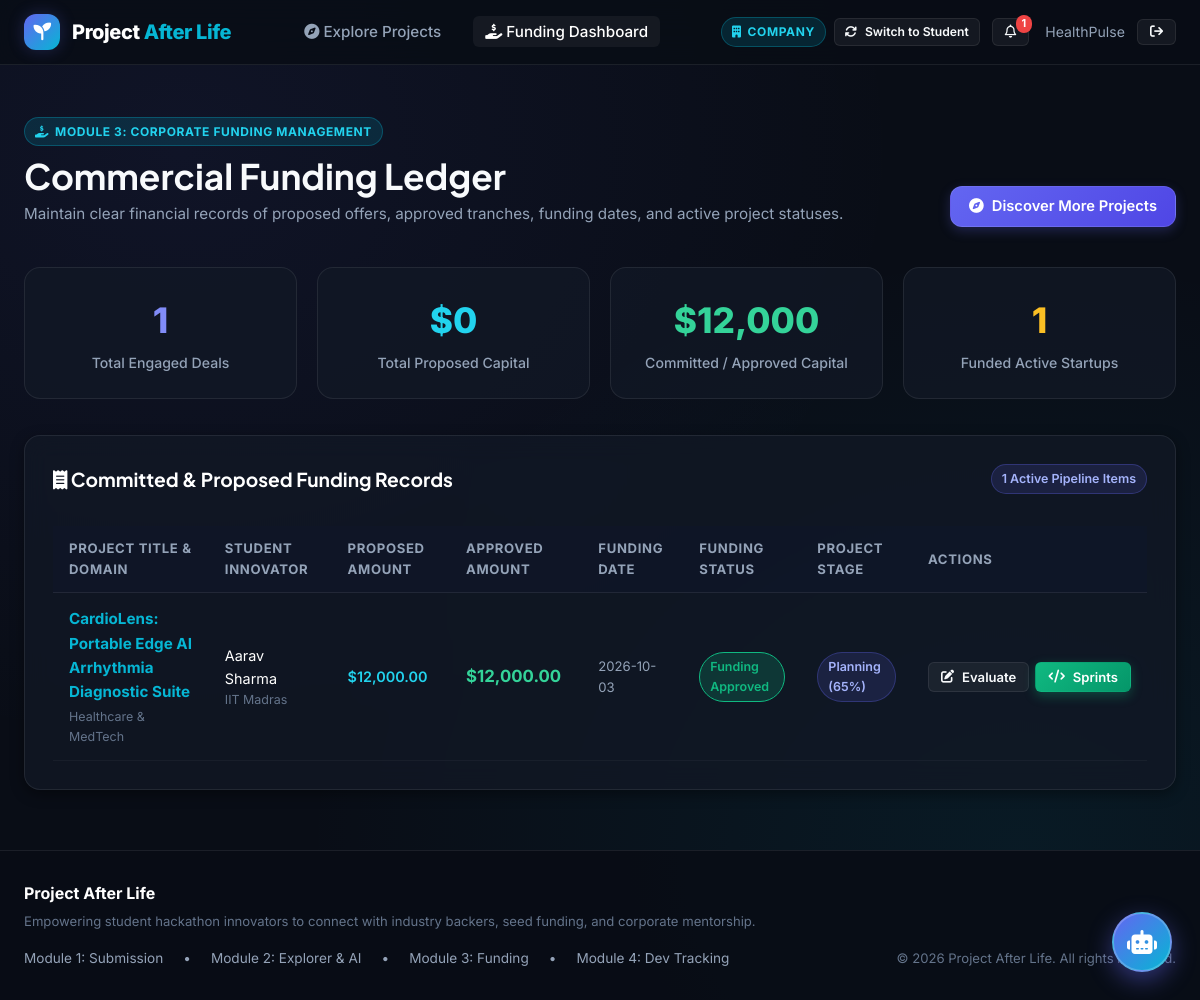
The app's page /company/funding (signed in) with its own data.
### tables this page shows
CREATE TABLE users (
        id INTEGER PRIMARY KEY AUTOINCREMENT,
        name TEXT NOT NULL,
        email TEXT UNIQUE NOT NULL,
        password_hash TEXT NOT NULL,
        role TEXT NOT NULL CHECK(role IN ('student', 'company', 'admin')),
        organization TEXT,
        department TEXT,
        contact_phone TEXT,
        avatar_url TEXT,
        bio TEXT,
        created_at TIMESTAMP DEFAULT CURRENT_TIMESTAMP
    );

CREATE TABLE project_interests (
        id INTEGER PRIMARY KEY AUTOINCREMENT,
        project_id INTEGER NOT NULL,
        company_id INTEGER NOT NULL,
        status TEXT NOT NULL CHECK(status IN ('Interested', 'Shortlisted', 'Discussion', 'Funding Proposed', 'Funding Approved', 'Rejected')),
        proposed_amount REAL DEFAULT 0.0,
        approved_amount REAL DEFAULT 0.0,
        funding_date TIMESTAMP,
        company_notes TEXT,
        meeting_requested INTEGER DEFAULT 0,
        meeting_details TEXT,
        additional_info_requested INTEGER DEFAULT 0,
        additional_info_query TEXT,
        created_at TIMESTAMP DEFAULT CURRENT_TIMESTAMP,
        updated_at TIMESTAMP DEFAULT CURRENT_TIMESTAMP,
        FOREIGN KEY (project_id) REFERENCES projects (id) ON DELETE CASCADE,
        FOREIGN KEY (company_id) REFERENCES users (id) ON DELETE CASCADE
    );

CREATE TABLE projects (
        id INTEGER PRIMARY KEY AUTOINCREMENT,
        student_id INTEGER NOT NULL,
        student_name TEXT NOT NULL,
        college_name TEXT NOT NULL,
        department TEXT NOT NULL,
        team_members TEXT,
        hackathon_name TEXT NOT NULL,
        project_title TEXT NOT NULL,
        problem_statement TEXT NOT NULL,
        proposed_solution TEXT NOT NULL,
        project_description TEXT NOT NULL,
        domain TEXT NOT NULL,
        technologies_used TEXT NOT NULL,
        github_url TEXT NOT NULL,
        demo_url TEXT,
        documentation_url TEXT,
        presentation_url TEXT,
        expected_funding REAL NOT NULL DEFAULT 0.0,
        contact_details TEXT NOT NULL,
        
        -- Module 1 Lifecycle: Submitted -> Under Review -> Approved -> Published
        submission_status TEXT NOT NULL DEFAULT 'Submitted',
        
        -- Module 3 Lifecycle: Interested -> Shortlisted -> Discussion -> Funding Proposed -> Funding Approved -> Development Started
        funding_status TEXT NOT NULL DEFAULT 'None',
        
        -- Module 4 Lifecycle: Funding Approved -> Planning -> Prototype -> Development -> Testing -> Company Review -> Final Product -> Deployment
        development_stage TEXT DEFAULT 'Planning',
        progress_percentage INTEGER DEFAULT 0,
        
        ai_analysis_json TEXT,
        created_at TIMESTAMP DEFAULT CURRENT_TIMESTAMP,
        updated_at TIMESTAMP DEFAULT CURRENT_TIMESTAMP,
        FOREIGN KEY (student_id) REFERENCES users (id) ON DELETE CASCADE
    );

### app.py (the view)
@app.route('/company/funding')
@login_required
def company_funding():
    if session.get('role') != 'company' and session.get('role') != 'admin':
        flash("This dashboard is reserved for company accounts.", "warning")
        return redirect(url_for('index'))
    conn = get_db()
    cursor = conn.cursor()
    cursor.execute("""
        SELECT pi.*, p.project_title, p.domain, p.expected_funding, p.submission_status, p.development_stage, p.progress_percentage,
               u.name as student_name, u.organization as student_college, u.email as student_email
        FROM project_interests pi
        JOIN projects p ON pi.project_id = p.id
        JOIN users u ON p.student_id = u.id
        WHERE pi.company_id = ?
        ORDER BY pi.updated_at DESC
    """, (session['user_id'],))
    funding_records = cursor.fetchall()
    cursor.execute("""
        SELECT
            COUNT(*) as total_deals,
            SUM(CASE WHEN status = 'Funding Approved' THEN approved_amount ELSE 0 END) as total_approved_amount,
            SUM(CASE WHEN status = 'Funding Proposed' THEN proposed_amount ELSE 0 END) as total_proposed_amount,
            SUM(CASE WHEN status = 'Funding Approved' THEN 1 ELSE 0 END) as active_funded_count
        FROM project_interests
        WHERE company_id = ?
    """, (session['user_id'],))
    stats = cursor.fetchone()
    conn.close()
    return render_template('company_funding.html',
                           funding_records=funding_records,
                           stats=stats)

### app.py (called while the page is built)
def login_required(f):
    @wraps(f)
    def decorated_function(*args, **kwargs):
        if 'user_id' not in session:
            flash("Please sign in to access this page.", "info")
            return redirect(url_for('login', next=request.url))
        return f(*args, **kwargs)
    return decorated_function

### database.py (called while the page is built)
def get_db():
    conn = sqlite3.connect(DB_PATH)
    conn.row_factory = sqlite3.Row
    conn.execute("PRAGMA foreign_keys = ON")
    return conn

### templates/company_funding.html (shortened to what this page needs)
{% extends "base.html" %}
{% block content %}
<div class="container">
    <div style="display: flex; justify-content: space-between; align-items: flex-end; margin-bottom: 28px; flex-wrap: wrap; gap: 16px;">
        <div>
            <div class="role-badge company" style="margin-bottom: 8px;">
                <i class="fa-solid fa-hand-holding-dollar"></i> Module 3: Corporate Funding Management
            </div>
            <h1 style="font-size: 2.2rem;">Commercial Funding Ledger</h1>
            <p style="color: var(--text-secondary); margin-top: 4px; font-size: 0.95rem;">
                Maintain clear financial records of proposed offers, approved tranches, funding dates, and active project statuses.
            </p>
        </div>
        <a href="{{ url_for('company_explorer') }}" class="btn btn-primary">
            <i class="fa-solid fa-compass"></i> Discover More Projects
        </a>
    </div>
    <div class="stats-row" style="margin-bottom: 36px;">
        <div class="stat-card">
            <div class="stat-value primary">{{ stats['total_deals'] or 0 }}</div>
            <div class="stat-label">Total Engaged Deals</div>
        </div>
        <div class="stat-card">
            <div class="stat-value cyan">${{ "{:,.0f}".format(stats['total_proposed_amount'] or 0) }}</div>
            <div class="stat-label">Total Proposed Capital</div>
        </div>
        <div class="stat-card">
            <div class="stat-value emerald">${{ "{:,.0f}".format(stats['total_approved_amount'] or 0) }}</div>
            <div class="stat-label">Committed / Approved Capital</div>
        </div>
        <div class="stat-card">
            <div class="stat-value amber">{{ stats['active_funded_count'] or 0 }}</div>
            <div class="stat-label">Funded Active Startups</div>
        </div>
    </div>
    <div class="glass-panel" style="padding: 28px;">
        <div style="display: flex; justify-content: space-between; align-items: center; margin-bottom: 20px;">
            <h3 style="font-size: 1.2rem; color: #fff;">
                <i class="fa-solid fa-receipt"></i> Committed & Proposed Funding Records
            </h3>
            <span class="badge badge-published">{{ funding_records|length }} Active Pipeline Items</span>
        </div>
        {% if funding_records %}
            <div class="table-responsive">
                <table class="custom-table">
                    <thead>
                        <tr>
                            <th>Project Title & Domain</th>
                            <th>Student Innovator</th>
                            <th>Proposed Amount</th>
                            <th>Approved Amount</th>
                            <th>Funding Date</th>
                            <th>Funding Status</th>
                            <th>Project Stage</th>
                            <th>Actions</th>
                        </tr>
                    </thead>
                    <tbody>
                        {% for record in funding_records %}
                            <tr>
                                <td>
                                    <strong style="color: #fff; font-size: 0.95rem;">
                                        <a href="{{ url_for('project_detail', project_id=record['project_id']) }}">{{ record['project_title'] }}</a>
                                    </strong>
                                    <div style="font-size: 0.78rem; color: var(--text-muted); margin-top: 2px;">{{ record['domain'] }}</div>
                                </td>
                                <td>
                                    <span style="color: #fff;">{{ record['student_name'] }}</span>
                                    <div style="font-size: 0.78rem; color: var(--text-muted);">{{ record['student_college'] }}</div>
                                </td>
                                <td style="font-weight: 600; color: #22d3ee;">
                                    ${{ "{:,.2f}".format(record['proposed_amount']) if record['proposed_amount'] else '—' }}
                                </td>
                                <td style="font-weight: 700; color: #34d399; font-size: 1.05rem;">
                                    ${{ "{:,.2f}".format(record['approved_amount']) if record['approved_amount'] else '—' }}
                                </td>
                                <td style="font-size: 0.82rem; color: var(--text-secondary);">
                                    {{ record['funding_date'][:10] if record['funding_date'] else 'Pending' }}
                                </td>
                                <td>
                                    <span class="badge
                                        {% if record['status'] == 'Funding Approved' %}badge-funded
                                        {% elif record['status'] == 'Funding Proposed' %}badge-proposed
                                        {% elif record['status'] == 'Shortlisted' %}badge-shortlisted
                                        {% elif record['status'] == 'Discussion' %}badge-review
                                        {% elif record['status'] == 'Rejected' %}badge-rejected
                                        {% else %}badge-interest{% endif %}">
                                        {{ record['status'] }}
                                    </span>
                                </td>
                                <td>
                                    <span class="badge badge-published">
                                        {{ record['development_stage'] }} ({{ record['progress_percentage'] }}%)
                                    </span>
                                </td>
                                <td>
                                    <div style="display: flex; gap: 6px;">
                                        <a href="{{ url_for('project_evaluate', project_id=record['project_id']) }}" class="btn btn-secondary btn-sm" title="Re-evaluate or adjust offer">
                                            <i class="fa-solid fa-pen-to-square"></i> Evaluate
                                        </a>
                                        {% if record['status'] == 'Funding Approved' %}
                                            <a href="{{ url_for('project_development', project_id=record['project_id']) }}" class="btn btn-success btn-sm" title="Open development tracking">
                                                <i class="fa-solid fa-code"></i> Sprints
                                            </a>
                                        {% endif %}
                                    </div>
                                </td>
                            </tr>
                        {% endfor %}
                    </tbody>
                </table>
            </div>
        {% endif %}
    </div>
</div>
{% endblock %}

### templates/base.html (shortened to what this page needs)
<!DOCTYPE html>
<html lang="en">
<head>
    <link rel="stylesheet" href="https://cdnjs.cloudflare.com/ajax/libs/font-awesome/6.5.1/css/all.min.css">
    <link rel="stylesheet" href="{{ url_for('static', filename='css/style.css') }}">
</head>
<body data-user-role="{{ current_user['role'] if current_user else 'student' }}">
    <nav class="navbar">
        <div class="container nav-container">
            <a href="{{ url_for('index') }}" class="navbar-brand">
                <div class="logo-icon">
                    <i class="fa-solid fa-seedling"></i>
                </div>
                <span>Project <span style="color: var(--secondary);">After Life</span></span>
            </a>
            <ul class="nav-links">
                <li><a href="{{ url_for('company_explorer') }}" class="nav-link {% if request.endpoint == 'company_explorer' %}active{% endif %}"><i class="fa-solid fa-compass"></i> Explore Projects</a></li>
                {% if current_user and current_user['role'] in ['company', 'admin'] %}
                    <li><a href="{{ url_for('company_funding') }}" class="nav-link {% if request.endpoint == 'company_funding' %}active{% endif %}"><i class="fa-solid fa-hand-holding-dollar"></i> Funding Dashboard</a></li>
                {% endif %}
            </ul>
            <div class="nav-actions">
                {% if current_user %}
                    <div style="display: flex; align-items: center; gap: 8px;">
                        <span class="role-badge {{ current_user['role'] }}">
                            <i class="fa-solid {% if current_user['role'] == 'student' %}fa-user-graduate{% else %}fa-building{% endif %}"></i>
                            {{ current_user['role'] }}
                        </span>
                        <a href="{{ url_for('switch_role', role='company' if current_user['role'] == 'student' else 'student') }}"
                           class="btn btn-secondary btn-sm"
                           title="Switch between Student and Company views for testing"
                           style="font-size: 0.76rem; padding: 4px 10px;">
                            <i class="fa-solid fa-arrows-rotate"></i> Switch to {% if current_user['role'] == 'student' %}Company{% else %}Student{% endif %}
                        </a>
                    </div>
                    <a href="{{ url_for('notifications_view') }}" class="btn btn-secondary btn-sm" style="position: relative; padding: 6px 12px;" title="Notifications">
                        <i class="fa-regular fa-bell"></i>
                        {% if unread_notifications_count > 0 %}
                            <span style="position: absolute; top: -4px; right: -4px; background: #ef4444; color: white; border-radius: 9999px; font-size: 0.68rem; padding: 1px 6px; font-weight: bold;">
                                {{ unread_notifications_count }}
                            </span>
                        {% endif %}
                    </a>
                    <span style="font-size: 0.88rem; color: var(--text-secondary); margin-left: 4px;">{{ current_user['name'].split()[0] }}</span>
                    <a href="{{ url_for('logout') }}" class="btn btn-secondary btn-sm" title="Sign Out">
                        <i class="fa-solid fa-arrow-right-from-bracket"></i>
                    </a>
                {% endif %}
            </div>
        </div>
    </nav>
    <main class="main-content">
        {% block content %}{% endblock %}
    </main>
    <div class="chatbot-widget-btn" id="aiChatWidgetBtn" title="Open AI Project Assistant">
        <i class="fa-solid fa-robot"></i>
    </div>
    <footer class="footer">
        <div class="container" style="display: flex; justify-content: space-between; align-items: center; flex-wrap: wrap; gap: 16px;">
            <div>
                <span style="font-weight: 700; color: #fff;">Project After Life</span>
                <p style="font-size: 0.82rem; color: var(--text-muted); margin-top: 4px;">
                    Empowering student hackathon innovators to connect with industry backers, seed funding, and corporate mentorship.
                </p>
            </div>
            <div style="display: flex; gap: 20px; font-size: 0.85rem; color: var(--text-secondary);">
                <span>Module 1: Submission</span> •
                <span>Module 2: Explorer & AI</span> •
                <span>Module 3: Funding</span> •
                <span>Module 4: Dev Tracking</span>
            </div>
            <div style="font-size: 0.82rem; color: var(--text-muted);">
                &copy; {{ current_year }} Project After Life. All rights reserved.
            </div>
        </div>
    </footer>
</body>
</html>

### records on screen
users: role "COMPANY", name "HealthPulse"
project_interests: project_title "CardioLens: Portable Edge AI Arrhythmia Diagnostic Suite", domain "Healthcare & MedTech", student_name "Aarav Sharma", student_college "IIT Madras", proposed_amount "12,000.00", approved_amount "12,000.00", funding_date "2026-10-03", status "Funding Approved", development_stage "Planning", progress_percentage "65"

### other values on screen
{{ unread_notifications_count }} "1"
{{ stats['total_deals'] or 0 }} "1"
{{ "{:,.0f}".format(stats['total_proposed_amount'] or 0) }} "0"
{{ "{:,.0f}".format(stats['total_approved_amount'] or 0) }} "12,000"
{{ stats['active_funded_count'] or 0 }} "1"
{{ funding_records|length }} "1"
